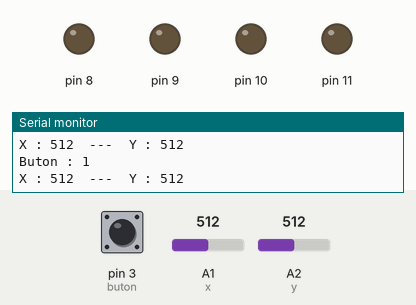
Simulated run of this sketch. Board: Arduino Uno, built with avr-gcc and run on an emulated ATmega328P. Shown: output pins drawn as LEDs (lit = HIGH), the last lines printed to the serial monitor. The inputs (shaded band) are chosen by the test bench; at power-on: pin 3 (buton) HIGH, A1 (x) = 512, A2 (y) = 512.

Above: at 1.2 s.
1.3 s: pin 3 (buton) pulled LOW for 0.15 s
At 1.47 s:
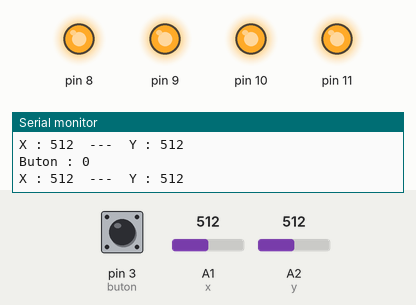
3.1 s: A1 (x) set to 588
6.1 s: A1 (x) set to 611
At 6.8 s:
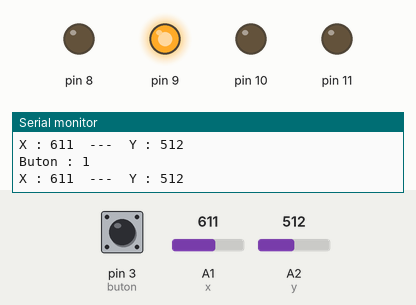
7.7 s: A2 (y) set to 491
At 8.4 s:
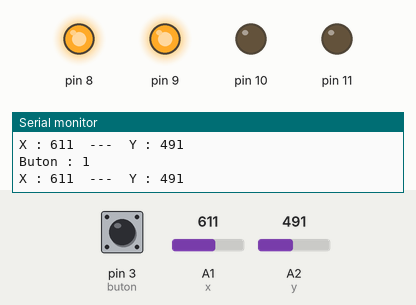
9.3 s: A2 (y) set to 610
At 10.0 s:
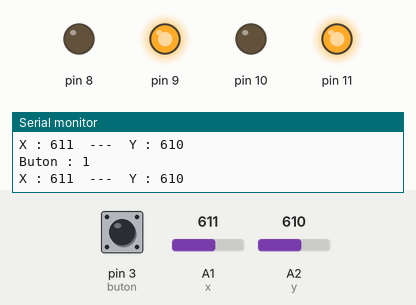
10.9 s: A1 (x) set to 590
At 11.3 s:
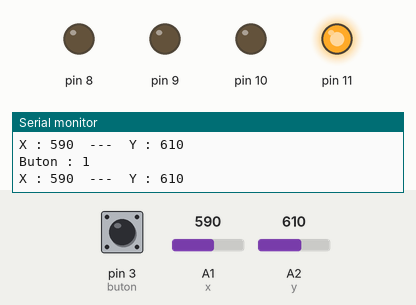
Timing chart, 0 to 13.4 s (numbered marks = the images above; inputs shaded):
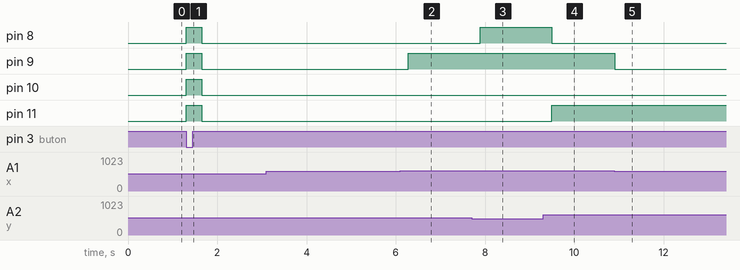

The sketch:

joystick_Led.ino
```cpp
int x = A1;     // VRx pini
int y = A2;     // VRy pini
int buton = 3; // SW buton pini


void setup() {
  pinMode(buton, INPUT_PULLUP);
  pinMode(8, OUTPUT);
  pinMode(9, OUTPUT);
  pinMode(10, OUTPUT);
  pinMode(11, OUTPUT);
  Serial.begin(9600);

  attachInterrupt(digitalPinToInterrupt(buton),interrupt_Fonk,LOW);
}

void loop() {
  Serial.print("Buton : ");
  Serial.println(digitalRead(buton));


  Serial.print("X : ");
  Serial.print(analogRead(x));

  Serial.print("  ---  Y : ");
  Serial.println(analogRead(y));

  delay(200);


if (analogRead(x) > 600) {
  led_Yak(9);
  led_Son(10);
}
else if (analogRead(x) < 500) {
  led_Yak(10);
  led_Son(9);
}
else {
  led_Son(9);
  led_Son(10);
  }

if (analogRead(y) > 600) {
  led_Yak(11);
  led_Son(8);
}
else if (analogRead(y) < 500) {
  led_Yak(8);
  led_Son(11);
}
else {
  led_Son(8);
  led_Son(11);
  }
}


void led_Yak(int pinNumarasi) {
    digitalWrite(pinNumarasi,1);
}
void led_Son(int pin_Numarasi) {
  digitalWrite(pin_Numarasi,0);
}

void interrupt_Fonk() {
  led_Yak(8);
  led_Yak(9);
  led_Yak(10);
  led_Yak(11);
}
```

Measured:
- the behaviour switches between 600 and 601 on A1 (x) (found by bisection; images 1 and 2)
- the behaviour switches between 500 and 499 on A2 (y) (found by bisection; images 2 and 3)
- after the input at 1.3 s, pin 8–11: LOW → HIGH at once, → LOW 0.35 s later
- after the input at 6.1 s, pin 9: LOW → HIGH after 0.18 s
- after the input at 7.7 s, pin 8: LOW → HIGH after 0.19 s
- after the input at 9.3 s, pin 8: HIGH → LOW after 0.20 s; pin 11: LOW → HIGH after 0.20 s
- after the input at 10.9 s, pin 9: HIGH → LOW at once
